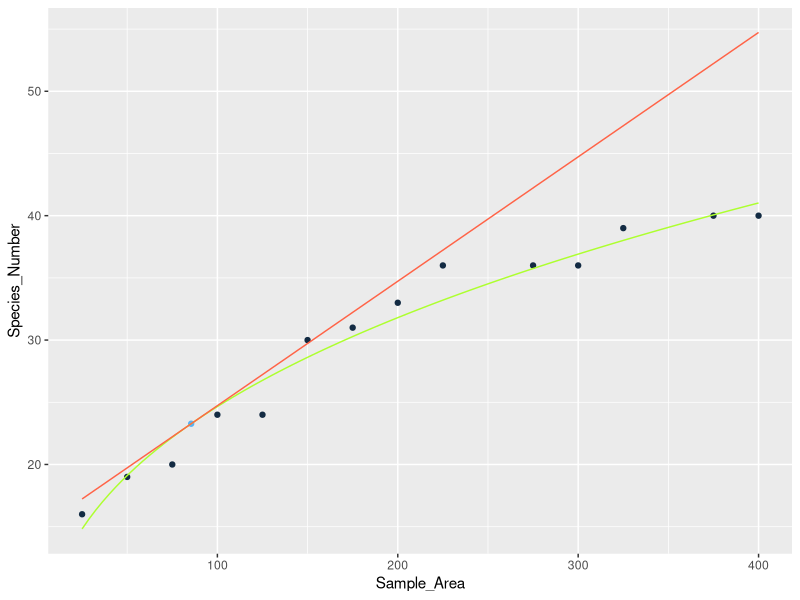

This chart was generated by the following R code:
m_grass <- read.table(header = TRUE, text = "
Sample_Area Species_Number IM
25 16 0
50 19 0
75 20 0
85.4665 23.27645 1
100 24 0
125 24 0
150 30 0
175 31 0
200 33 0
225 36 0
275 36 0
300 36 0
325 39 0
375 40 0
400 40 0
")
attach(m_grass)
names(m_grass)

formation<-function(x){
  return(4.545692*x^0.36718)
}

formation2<-function(x){
  return(0.1*x+14.7298) 
  }

library(ggplot2)
ggplot(data = m_grass) + 
  geom_point(mapping = aes(x = Sample_Area, y = Species_Number, colour = IM)) +
  stat_function(fun = formation, colour="GreenYellow") +
  stat_function(fun = formation2, colour="Tomato") +
  theme(legend.position = "none")

